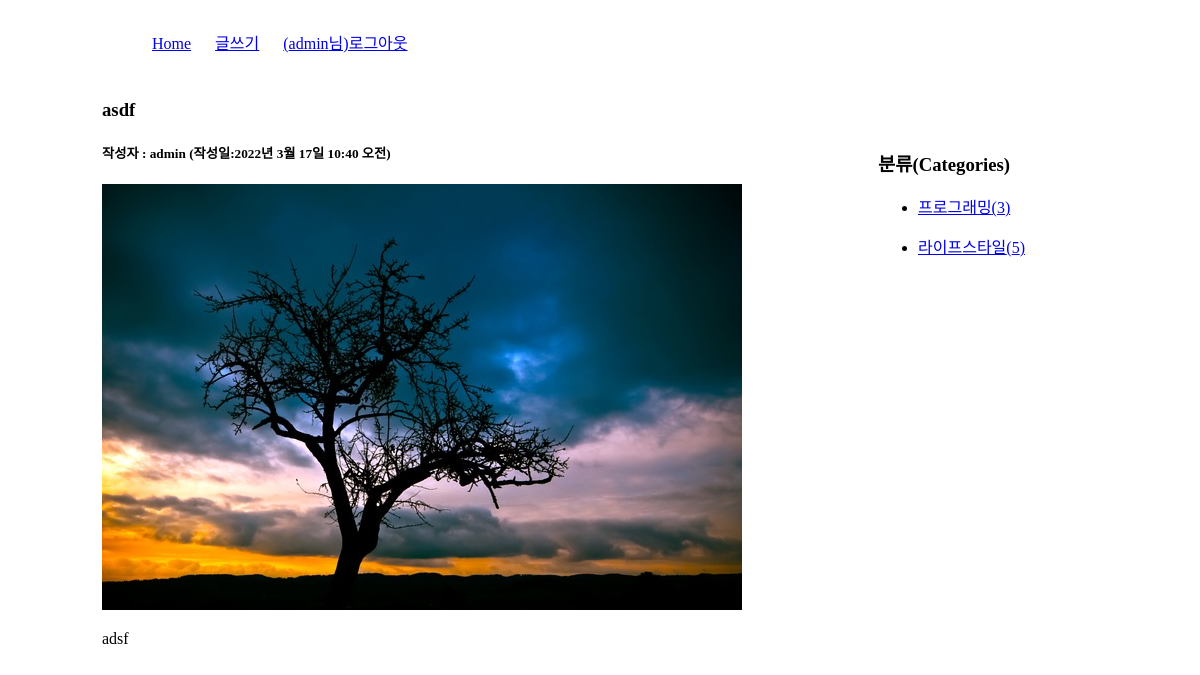
/blog/5/ (signed in), run on the app's committed database.
### blog/models.py (models this page shows, shortened)
class Post(models.Model):
    title = models.CharField(max_length=100)
    content = models.TextField()
    pub_date = models.DateTimeField()
    modify_date = models.DateTimeField(null=True, blank=True)   # 빈칸 허용
    photo = models.ImageField(upload_to='blog/images/%Y/%m/%d/',
                              null=True, blank=True)            # Y만 대문자
    author = models.ForeignKey(User, on_delete=models.CASCADE)
    category = models.ForeignKey(Category, null=True, blank=True, on_delete=models.SET_NULL)        # 카테고리가 삭제되어도 블로그는 유지됨(미분류가 있을수 있다)

class Category(models.Model):
    name = models.CharField(max_length=50, unique=True)         # 카테고리 이름 - 유일
    slug = models.SlugField(max_length=200, unique=True, allow_unicode=True)        # 한글 인코딩
    def __str__(self):
        return self.name
    def get_absolute_url(self):
        return "/blog/category/{}".format(self.slug)            # ex) /blog/category/프로그래밍
    class Meta:
        verbose_name_plural = 'Categories'                  # Categorys로 나오는거 바꿔줌

### blog/views.py (the view)
# urls.py: path('<int:post_id>/', views.detail, name='detail'),
@login_required(login_url='common:login')
def detail(request, post_id):
    post = get_object_or_404(Post, pk=post_id)
    categories = Category.objects.all()
    context = {'post':post, 'categories':categories}
    return render(request, 'blog/post_detail.html', context)

### templates/blog/post_detail.html (shortened to what this page needs)
<!DOCTYPE html>
<html lang="ko">
{% load static %}
<head>
    <link rel="stylesheet" href="{% static 'blog/css/style.css' %}">
</head>
<body>
    <div id="container">
        {% include 'navbar.html' %}
        <section id="detail">
            <h3>{{ post.title }}</h3>
            <h5>작성자 : {{ post.author }} (작성일:{{ post.pub_date }})</h5>
            {% if post.photo %}
            <img src="{{ post.photo.url }}">
            {% endif %}
            <p>{{ post.content | linebreaks }}</p>
        </section>
        <aside>
            <h3>분류(Categories)</h3>
            <div>
                {% for category in categories %}
                <ul>
                    <li><a href="{{ category.get_absolute_url }}">
                        {{ category }}({{ category.post_set.count }})</a>
                    </li>
                </ul>
                {% endfor %}
            </div>
        </aside>
    </div>
</body>
</html>

### templates/navbar.html
<header>
    <nav>
        <ul>
            <li><a href="{% url 'blog:index' %}">Home</a></li>
            <li><a href="{% url 'blog:post_create' %}">글쓰기</a></li>
            {% if user.is_authenticated %}
            <li><a href="{% url 'common:logout' %}">({{ user.username }}님)로그아웃</a></li>
            {% else %}
            <li><a href="{% url 'common:login' %}">로그인</a></li>
            {% endif %}
        </ul>
    </nav>
</header>

### static/blog/css/style.css (style rules this page uses)
#container { width: 996px; margin: 20px auto; }
nav ul { list-style: none; }
nav ul li { display: inline-block; margin: 10px; }
#list, #detail { width: 700px; float: left; }
aside { width: 200px; float: right; margin: 50px 20px 0 0; }

### data on the page
Post: title "asdf", author "admin", pub_date "2022년 3월 17일 10:40 오전", photo (picture), content "adsf"
Category: name "프로그래밍", post_set.count "3"
Category: name "라이프스타일", post_set.count "5"

### other printed values
{{ user.username }} "admin"
